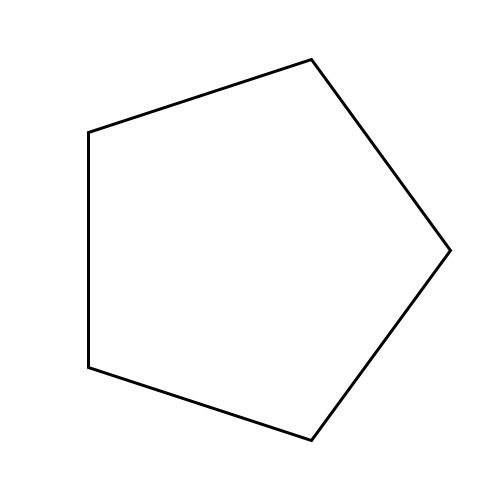
Frame 1 (no input)
Frame 60 (the mouse pressed at the canvas centre just before this capture): identical to frame 1, image omitted
Frame 120 (the mouse held since frame 60 and released just before this capture): identical to frame 1, image omitted

The Processing sketch that drew this single still picture (run headless with seeded random() and noise(); from frame 60 on, the mouse is pressed at the canvas centre):

// Processing sketch: polygon
// ── polygon.pde
// DRAW POLYGON/S
// By Guy Moorhouse @Futurefabric

//float x, y;
//int number_of_points = 80;
//int xspacing = 16;   // How far apart should each horizontal location be spaced
//float period = 500.0;  // How many pixels before the wave repeats
//float theta = 0.0;
//float amplitude = 50.0;  // Height of wave

void polygon(int side_count, float radius) {
  float theta = 0.0;
  float x = 0.0;
  float y = 0.0;
  
  beginShape();
  for(int i=0; i<side_count; i++) {
    x = cos(theta) * radius;
    y = sin(theta) * radius;
    vertex(x,y);
    theta += TWO_PI/side_count;
  }
  endShape(CLOSE);
}

void setup() {
  size(500,500);
  fill(0);
  smooth(8);
  noStroke();
}

void draw() {
  background(255);
  stroke(0);
  strokeWeight(3);
  noFill(); 
  translate(width/2, height/2);
  polygon(5, 200.0);
}
